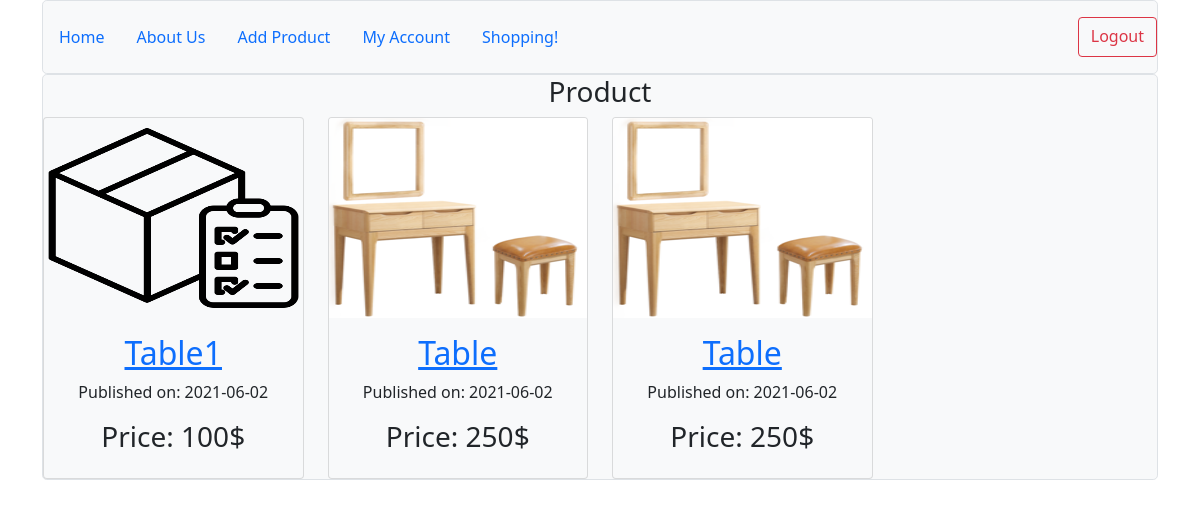
/shopping (signed in), run on an earlier commit of the app's database.
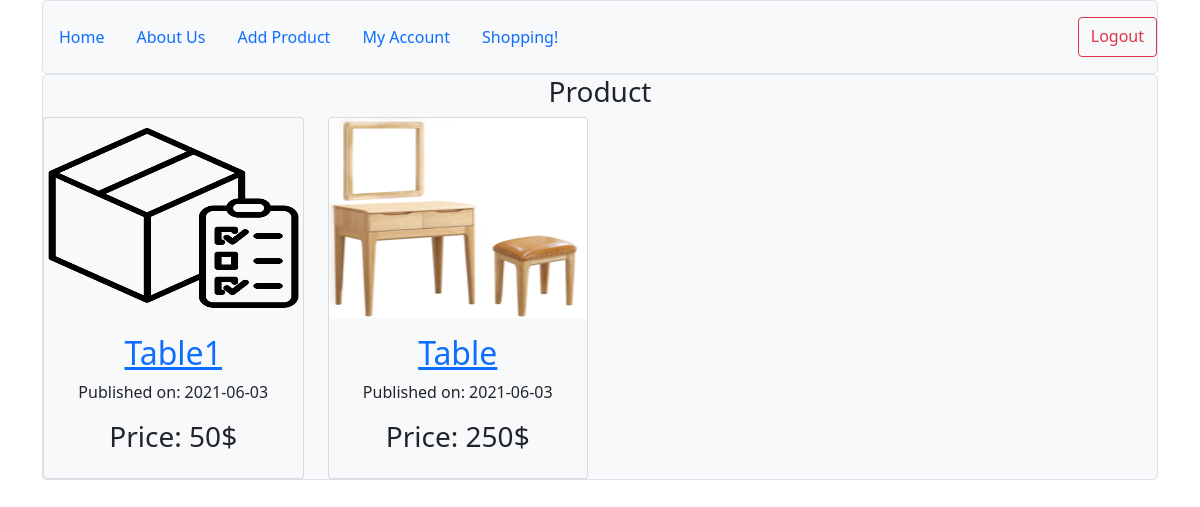
And on a later commit of the database.
### myproject/modles.py (models this page shows, shortened)
class Buyer(db.Model, UserMixin):
    id = db.Column(db.Integer, primary_key=True)
    user_id = db.Column(db.Integer, db.ForeignKey('users.id'), nullable=False)
    prod_id = db.Column(db.Integer, db.ForeignKey('products.id'), nullable=False)

class Product(db.Model, UserMixin):
    __tablename__ = 'products'
    users = db.relationship(User)
    id = db.Column(db.Integer, primary_key=True)
    user_id = db.Column(db.Integer, db.ForeignKey('users.id'), nullable=False)
    product_name = db.Column(db.String(64), nullable=False)
    product_info = db.Column(db.Text, nullable=False)
    product_price = db.Column(db.String(64), nullable=False)
    product_image = db.Column(db.String(128), nullable=False, default='default_product_image.png')
    date = db.Column(db.DateTime, nullable=False, default=datetime.utcnow)
    buyers = db.relationship('Buyer', backref='products', lazy=True)

### myproject/users/views.py (the view)
@users.route('/shopping')
@login_required
def shopping():
    products_list = Buyer.query.filter_by(user_id=current_user.id)
    return render_template('shopping.html', products_list=products_list)

### myproject/modles.py (called while the page is built)
@login_manager.user_loader
def load_user(user_id):
    return User.query.get(user_id)

### myproject/templates/shopping.html (shortened to what this page needs)
{% extends 'base.html' %}
{% block content %}
    <div class="col">
        <div class="h-100 bg-light border rounded-3 text-center">
            <div class="row ">
                <h3>Product</h3>
                {% if products_list %}
                    {% for my_product in products_list %}
                        <div class="col-3">
                            <div class="card bg-light">
                                <img src="{{url_for('static', filename='product_pics/'+my_product.products.product_image)}}" class="card-img-top" height="200px">
                                <div class="card-body">
                                    <h2>
                                        <a class="card-title" href="{{url_for('products.product', product_id=my_product.products.id)}}">{{my_product.products.product_name}}</a>
                                    </h2>
                                    <p>Published on: {{my_product.products.date.strftime('%Y-%m-%d')}}</p>
                                    <h3>Price: {{my_product.products.product_price}}</h3>
                                </div>
                            </div>
                        </div>
                    {% endfor %}
                {% endif %}
            </div>
        </div>
    </div>
{% endblock %}

What changed in the data, as far as the page shows it:
no longer on this page (row edited): Buyer: product_image (picture), products.product_name "Table", products "2021-06-02", products.product_price "250$"
changed through a linked row, Buyer "Table1": products "2021-06-02" → "2021-06-03"; products.product_price "100$" → "50$"
changed through a linked row, Buyer "Table": products "2021-06-02" → "2021-06-03"
